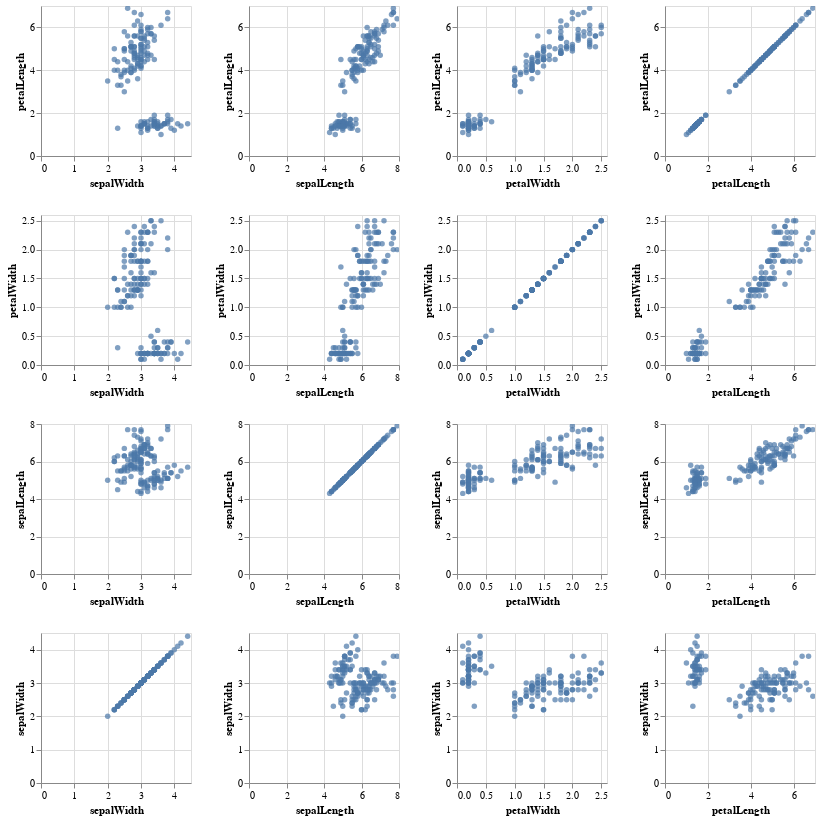

The notebook cell saved with this chart:
### Code cell
alt.Chart(iris_df).mark_circle().encode(
    alt.X(alt.repeat("column"), type='quantitative'),
    alt.Y(alt.repeat("row"), type='quantitative'),
).properties(
    width=150,
    height=150
).repeat(
    row=['petalLength', 'petalWidth', 'sepalLength', 'sepalWidth'],
    column=['sepalWidth', 'sepalLength', 'petalWidth', 'petalLength']
).interactive()

### Figure 1 — Vega-Lite specification as saved in the notebook (floating-point values rounded to 4 significant figures; data arrays with more than 128 entries replaced by an {"elided": "..."} marker saying what was removed)
{"$schema": "https://vega.github.io/schema/vega-lite/v2.4.3.json", "config": {"view": {"height": 300, "width": 400}}, "repeat": {"column": ["sepalWidth", "sepalLength", "petalWidth", "petalLength"], "row": ["petalLength", "petalWidth", "sepalLength", "sepalWidth"]}, "spec": {"data": {"values": {"elided": "150 records"}}, "encoding": {"x": {"field": {"repeat": "column"}, "type": "quantitative"}, "y": {"field": {"repeat": "row"}, "type": "quantitative"}}, "height": 150, "mark": "circle", "selection": {"selector002": {"bind": "scales", "encodings": ["x", "y"], "mark": {"fill": "#333", "fillOpacity": 0.125, "stroke": "white"}, "on": "[mousedown, window:mouseup] > window:mousemove!", "resolve": "global", "translate": "[mousedown, window:mouseup] > window:mousemove!", "type": "interval", "zoom": "wheel!"}}, "width": 150}}
